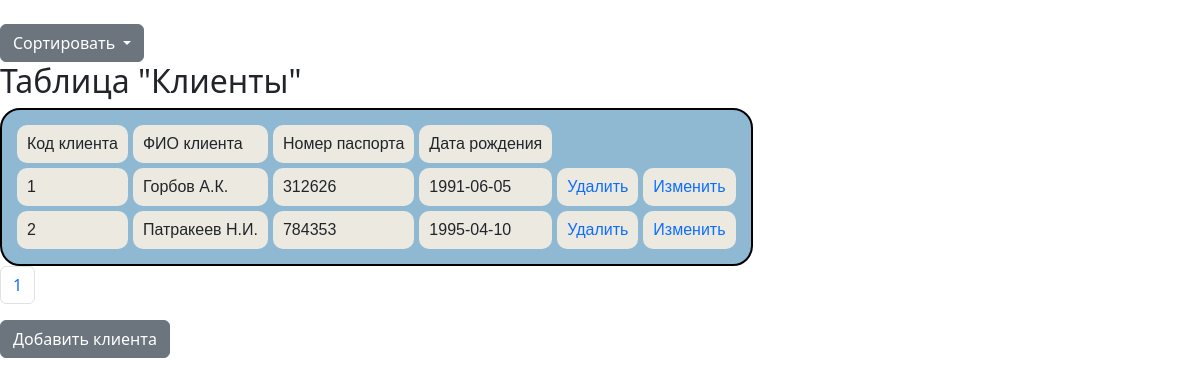
/Site_BD_2022/server/tables/clients/index.php, run on the app's committed database.
### tables this page shows
CREATE TABLE `clients` (
  `id_client` int NOT NULL,
  `FIO_client` varchar(20) NOT NULL,
  `passport_num` int NOT NULL,
  `birth_date` date NOT NULL
);

### Site_BD_2022/server/tables/clients/index.php (the view, shortened to what this page needs)
<?php
    include 'connect.php';
?>
<?php
    if (isset($_GET['page'])){
        $page = $_GET['page'];
    }
    else $page = 1;
    $kol = 2;
    $art = ($page * $kol) - $kol;
    $res = mysqli_query($link, "SELECT COUNT(*) FROM clients");
    $row = mysqli_fetch_row($res);
    $total = $row[0];
    $str_pag = ceil($total / $kol);
    $result = mysqli_query($link, "SELECT * FROM clients $sorting_sql LIMIT $art, $kol");
?>
<!DOCTYPE html>
<html>
<head>
    <link href="https://cdn.jsdelivr.net/npm/bootstrap@5.2.3/dist/css/bootstrap.min.css"
    rel="stylesheet">
</head>
<body>
    <div class="dropdown">
        <button class="btn btn-secondary dropdown-toggle" type="button" data-bs-toggle="dropdown" aria-expanded="false">
        Сортировать
        </button>
    </div>
    <h2> Таблица "Клиенты" </h2>
    <table>
        <tr>
            <td> Код клиента </td>
            <td> ФИО клиента </td>
            <td> Номер паспорта </td>
            <td> Дата рождения </td>
        </tr>
    <?php
        while ($row1 = mysqli_fetch_array($result)) {
            echo '<tr>' .
            "<td> {$row1['id_client']} </td>" .
            "<td> {$row1['FIO_client']}</td>".
            "<td> {$row1['passport_num']}</td>".
            "<td> {$row1['birth_date']}</td>".
            "<td> <a href='?del_id={$row1['id_client']}'>Удалить</a></td>" .
            "<td><a href='update.php?red_id={$row1['id_client']}'>Изменить</a></td>" .
            '</tr>';
        }
    ?>
    </table>
    <nav aria-label="Page navigation example">
        <ul class="pagination">
            <?php
            for ($i = 1; $i <= $str_pag; $i++){
                echo "<li class='page-item'><a class='page-link' href=index.php?page=".$i.">" .$i."</a></li>";
            }
            ?>
        </ul>
    </nav>
    <form action="add.php" method="post">
        <button type="submit" class="btn btn-secondary" name="client">Добавить клиента</button>
    </form>
</body>
</html>

### Site_BD_2022/server/tables/clients/index.php (style rules this page uses)
body { background: url("/css/authorization/img/bg.png"); background-size: cover; }
table { font-family: sans-serif; border-collapse: separate; border-spacing: 5px; background: #8fb9d3; border: 2px solid black; padding: 10px; border-radius: 20px; }
td { border-radius: 10px; background: #ece9e0;; padding: 10px; }
a { text-decoration: none; }

### data on the page
clients: id_client "1", FIO_client "Горбов А.К.", passport_num "312626", birth_date "1991-06-05"
clients: id_client "2", FIO_client "Патракеев Н.И.", passport_num "784353", birth_date "1995-04-10"
